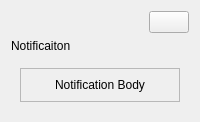
        <widget class="QCustomSlideMenu" name="popupNotificationContainer" native="true">
         <layout class="QVBoxLayout" name="verticalLayout_18">
          <item alignment="Qt::AlignRight">
           <widget class="QPushButton" name="closeNotificationBtn">
            <property name="styleSheet">
             <string notr="true">:hover {	
	background-color:  #2c313c;
}

</string>
            </property>
            <property name="text">
             <string/>
            </property>
            <property name="icon">
             <iconset resource="resources.qrc">
              <normaloff>:/icons/icons/x.svg</normaloff>:/icons/icons/x.svg</iconset>
            </property>
           </widget>
          </item>
          <item>
           <widget class="QLabel" name="notificaitonTitle">
            <property name="text">
             <string>Notificaiton</string>
            </property>
           </widget>
          </item>
          <item>
           <widget class="QCustomSlideMenu" name="popupNotificationSubContainer" native="true">
            <layout class="QVBoxLayout" name="verticalLayout_19">
             <item>
              <widget class="QFrame" name="frame_9">
               <property name="frameShape">
                <enum>QFrame::StyledPanel</enum>
               </property>
               <property name="frameShadow">
                <enum>QFrame::Raised</enum>
               </property>
               <layout class="QHBoxLayout" name="horizontalLayout_9">
                <item alignment="Qt::AlignHCenter">
                 <widget class="QLabel" name="notificationBody">
                  <property name="sizePolicy">
                   <sizepolicy hsizetype="Expanding" vsizetype="Preferred">
                    <horstretch>0</horstretch>
                    <verstretch>0</verstretch>
                   </sizepolicy>
                  </property>
                  <property name="text">
                   <string>Notification Body</string>
                  </property>
                 </widget>
                </item>
               </layout>
              </widget>
             </item>
            </layout>
           </widget>
          </item>
         </layout>
        </widget>
